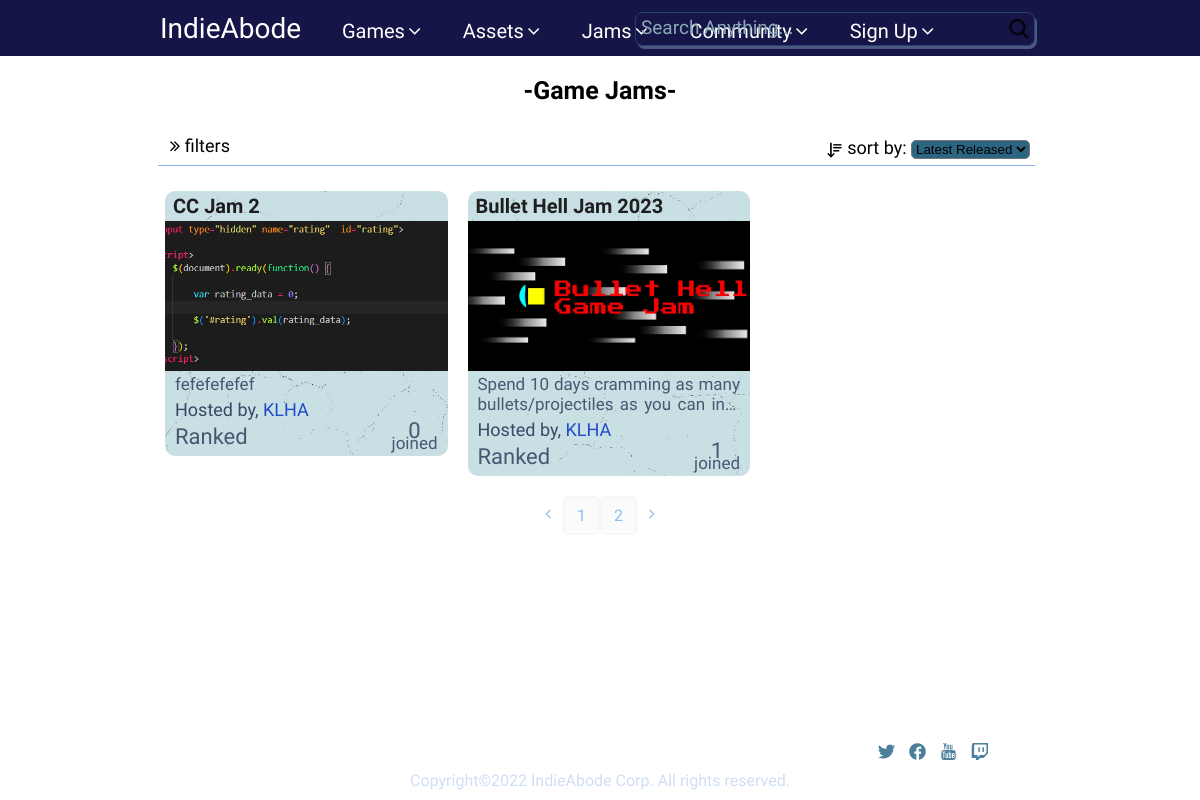
Before: /jams?page=2 with the older database file.
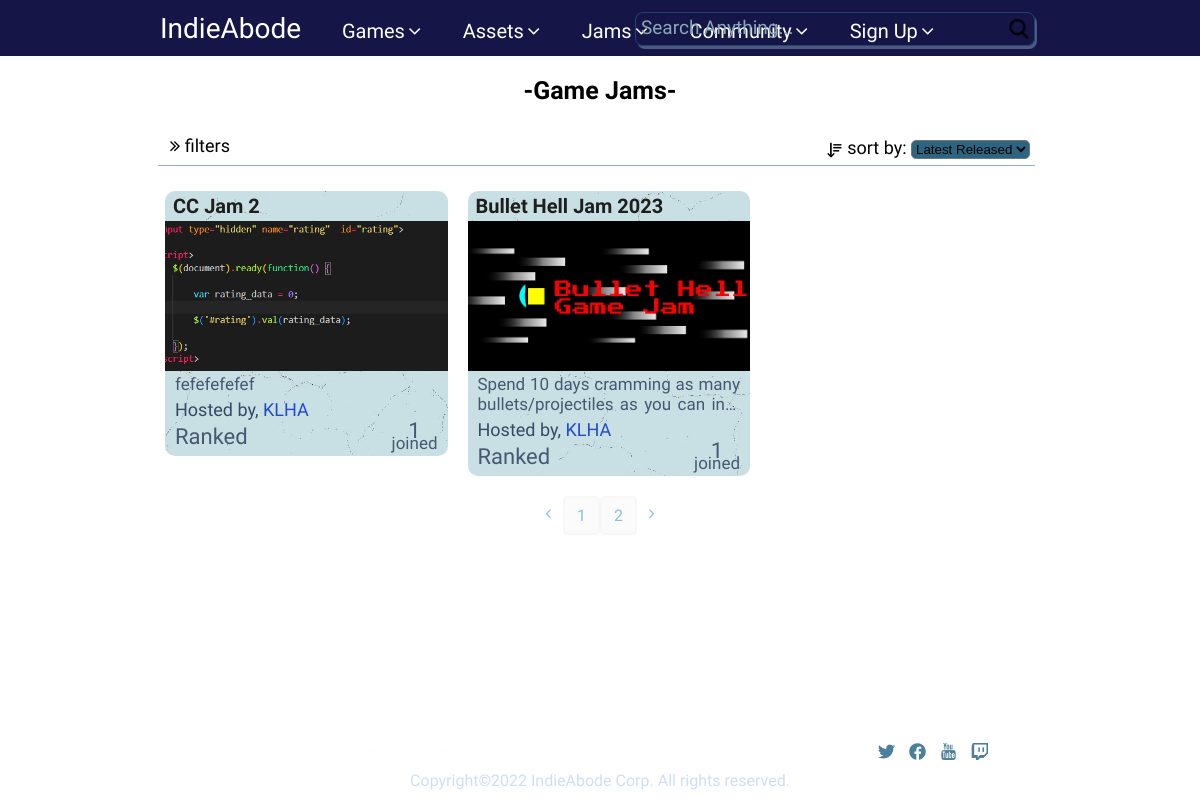
After: the same page with the newer database file.
### tables this page shows
CREATE TABLE `gamejam` (
  `gameJamID` int(11) NOT NULL,
  `submissionStartDate` datetime NOT NULL,
  `submissionEndDate` datetime NOT NULL,
  `jamContent` text NOT NULL,
  `votingEndDate` datetime NOT NULL,
  `jamTitle` varchar(255) NOT NULL,
  `jamTagline` varchar(255) NOT NULL,
  `jamType` varchar(20) NOT NULL,
  `jamCriteria` varchar(255) NOT NULL,
  `jamVisibility` varchar(20) NOT NULL,
  `maxParticipants` int(11) NOT NULL,
  `canJoinAfterStarted` int(11) NOT NULL,
  `jamHostID` int(11) NOT NULL,
  `jamVoters` varchar(30) NOT NULL,
  `jamTwitter` varchar(255) NOT NULL,
  `jamCoverImg` varchar(255) NOT NULL,
  `joinedCount` int(11) NOT NULL DEFAULT 0,
  `submissionsCount` int(11) NOT NULL DEFAULT 0,
  `jamTheme` varchar(250) NOT NULL,
  `ratings` int(11) NOT NULL DEFAULT 0
);

CREATE TABLE `gamer` (
  `gamerID` int(11) NOT NULL,
  `email` varchar(50) NOT NULL,
  `password` varchar(255) NOT NULL,
  `accountStatus` int(11) NOT NULL DEFAULT 1,
  `avatar` varchar(255) NOT NULL,
  `userRole` varchar(50) NOT NULL,
  `username` varchar(50) NOT NULL,
  `firstName` varchar(50) NOT NULL,
  `lastName` varchar(50) NOT NULL,
  `loginDate` timestamp NOT NULL DEFAULT current_timestamp(),
  `logoutTime` timestamp NOT NULL DEFAULT current_timestamp(),
  `verified` int(1) NOT NULL DEFAULT 0,
  `token` varchar(255) NOT NULL,
  `trustrank` int(11) NOT NULL DEFAULT 2
);

### libs/View.php (called while the page is built, shortened)
<?php
class View
{
    public function render($viewName)
    {
        require 'views/' . $viewName . '.php';
    }
}

### controllers/Jams.php (called while the page is built, shortened)
<?php
class Jams extends Controller
{
    function index()
    {
        if (isset($_GET['sortWhat'])) {
            $sort = $_GET['sortWhat'];
            if ($sort == "latest") {
                $Sorder = "ASC";
                $sort = "submissionStartDate";
            } else if ($sort == "nameA-Z") {
                $Sorder = "ASC";
                $sort = "jamTitle";
            } else if ($sort == "nameZ-A") {
                $Sorder = "DESC";
                $sort = "jamTitle";
            }
        } else {
            $sort = "submissionStartDate";
            $Sorder = "ASC";
        }
        $maxLimit = 12;
        $page = isset($_GET['page']) ? $_GET['page'] : 1;
        $start = ($page - 1) * $maxLimit;
        $this->view->prevPage = $page - 1;
        $this->view->nextPage = $page + 1;
        if (isset($_GET['preference']) || isset($_GET['status']) || isset($_GET['type']) || isset($_GET['genre'])) {
            $checkedPreference = [];
            $checkedStatus = [];
            $checkedGenre = null;
            $checkedType = null;
            if (isset($_GET['preference'])) {
                $checkedPreference = $_GET['preference'];
            }
            if (isset($_GET['status'])) {
                $checkedStatus = $_GET['status'];
            }
            if (isset($_GET['type'])) {
                $checkedType = $_GET['type'];
            }
            if (isset($_GET['genre'])) {
                $checkedGenre = $_GET['genre'];
            }
            $this->view->gamejams = $this->model->showFilteredJams($checkedPreference, $checkedStatus, $checkedType, $checkedGenre);
        } else if (isset($_GET['sortWhat'])) {
            $this->view->gamejams = $this->model->showAllSortedGameJams($sort, $Sorder);
        } else {
            $this->view->gamejams = $this->model->showAllGameJams($start, $maxLimit);
            $this->view->jamsPagesCount = $this->model->totalJamsPageCount($maxLimit);
        }
        $this->view->render('Main/Jams');
    }
}

### index.php (called while the page is built, shortened)
<?php
require 'libs/Controller.php';
require 'libs/Model.php';
require 'libs/View.php';
$app = new App();

### libs/Model.php (called while the page is built)
<?php
class Model
{
    function __construct()
    {
        $this->db = new Database(DB_TYPE, DB_HOST, DB_NAME, DB_USER, DB_PASSWORD);
    }
}

### models/Jams_Model.php (called while the page is built, shortened)
<?php
class Jams_Model extends Model
{
    function showAllGameJams($min, $max)
    {
        $sql = "SELECT gamejam.gameJamID, gamejam.jamTitle, gamejam.jamType, gamejam.jamTagline,gamejam.jamCoverImg,
                gamejam.joinedCount, gamer.username FROM gamejam INNER JOIN gamer ON
                gamejam.jamHostID=gamer.gamerID LIMIT $min, $max";
        $stmt = $this->db->prepare($sql);
        $stmt->execute();
        return $stmt->fetchAll();
    }
}

### libs/Controller.php (called while the page is built, shortened)
<?php
class Controller
{
    public function loadModel($modelName)
    {
        $path = 'models/' . $modelName . '_Model.php';
        if (file_exists($path)) {
            $this->model = new $className();
        }
    }
}

### views/Main/Jams.php (the view, shortened to what the rows shown need)
<!DOCTYPE html>
<html lang="en">
<head>
</head>
<body>
    <?php
    include 'includes/navbar.php';
    ?>
    <div class="page-topic">
        <h1>-Game Jams-</h1>
    </div>
    <div class="container" id="card-container">
        <?php foreach ($this->gamejams as $jam) { ?>
            <a href="/indieabode/jam?id=<?= $jam['gameJamID'] ?>">
                <div class="card">
                    <div class="jam-name">
                        <p><?= $jam['jamTitle'] ?></p>
                    </div>
                    <div class="card-image">
                        <img src="/indieabode/public/uploads/gamejams/covers/<?= $jam['jamCoverImg'] ?>" alt="" />
                    </div>
                    <div class="tagline modernWay">
                        <p><?= $jam['jamTagline'] ?></p>
                    </div>
                    <div class="host">Hosted by,
                        <span class="host-name"><?= $jam['username'] ?></span>
                    </div>
                    <div class="details">
                        <div class="jam-type"><?= $jam['jamType'] ?></div>
                        <div class="count">
                            <div class="countNo"><?= $jam['joinedCount'] ?></div>
                            <div class="countname">joined</div>
                        </div>
                    </div>
                </div>
            </a>
        <?php } ?>
    </div>
    <?php
    include 'includes/footer.php';
    ?>
</body>
</html>

Changed rows visible on the page:
changed gamejam "CC Jam 2": joinedCount "0" → "1"
